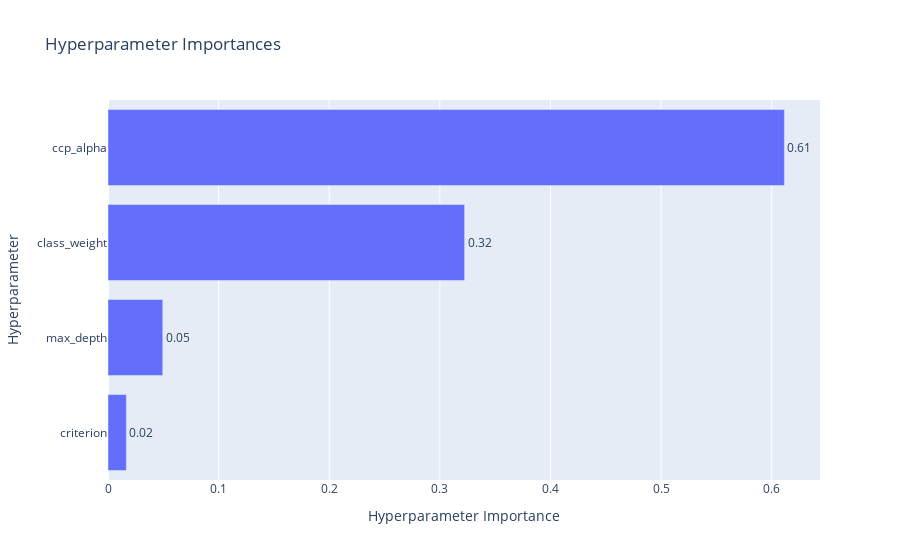

The cell this chart's notebook holds for it:
### Code cell
x_train_onehot_pca = train_data_onehot_pca.drop('income', axis=1)
best_params_for_all_data = optuna_hyperparameter_search_crossvalidation(x_train_onehot_pca, train_data_onehot_pca['income'], 10)

### Figure 1 — Plotly figure (JSON) as saved in the notebook; plotly's stock layout.template omitted (floating-point values rounded to 4 significant figures)
{"data": [{"cliponaxis": false, "hovertemplate": ["criterion (CategoricalDistribution): 0.016590393862771325<extra></extra>", "max_depth (IntDistribution): 0.04952083755453356<extra></extra>", "class_weight (CategoricalDistribution): 0.32240640824944394<extra></extra>", "ccp_alpha (FloatDistribution): 0.6114823603332513<extra></extra>"], "name": "Objective Value", "orientation": "h", "text": ["0.02", "0.05", "0.32", "0.61"], "textposition": "outside", "type": "bar", "x": [0.01659, 0.04952, 0.3224, 0.6115], "y": ["criterion", "max_depth", "class_weight", "ccp_alpha"]}], "layout": {"title": {"text": "Hyperparameter Importances"}, "xaxis": {"title": {"text": "Hyperparameter Importance"}}, "yaxis": {"title": {"text": "Hyperparameter"}}}}
